Frame 1 (no input): blank canvas, image omitted
Frame 60 (no input): blank canvas, image omitted
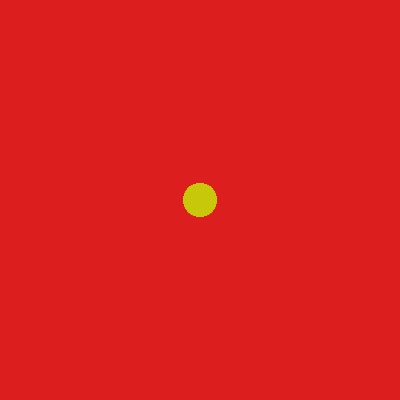
Frame 120 (the mouse pressed at the canvas centre since frame 60)

The p5.js sketch whose frames 1 and 60 were blank and that drew this single picture after the mouse press (run headless with seeded random() and noise() and a simulated clock; from frame 60 on, the mouse is pressed at the canvas centre):

// p5.js sketch
// ── sketch.js
function setup() {
  createCanvas(400, 400);
  noStroke();
  fill (200,200,10);
  background(220,30,30);
}

function draw() {
  if(mouseIsPressed == true){
    if(mouseButton == LEFT ){
      ellipse(mouseX, mouseY, 33, 33)
    }
    else if (mouseButton ==RIGHT){
      rect (mouseX, mouseY, 60,33)
    }
  }
}
